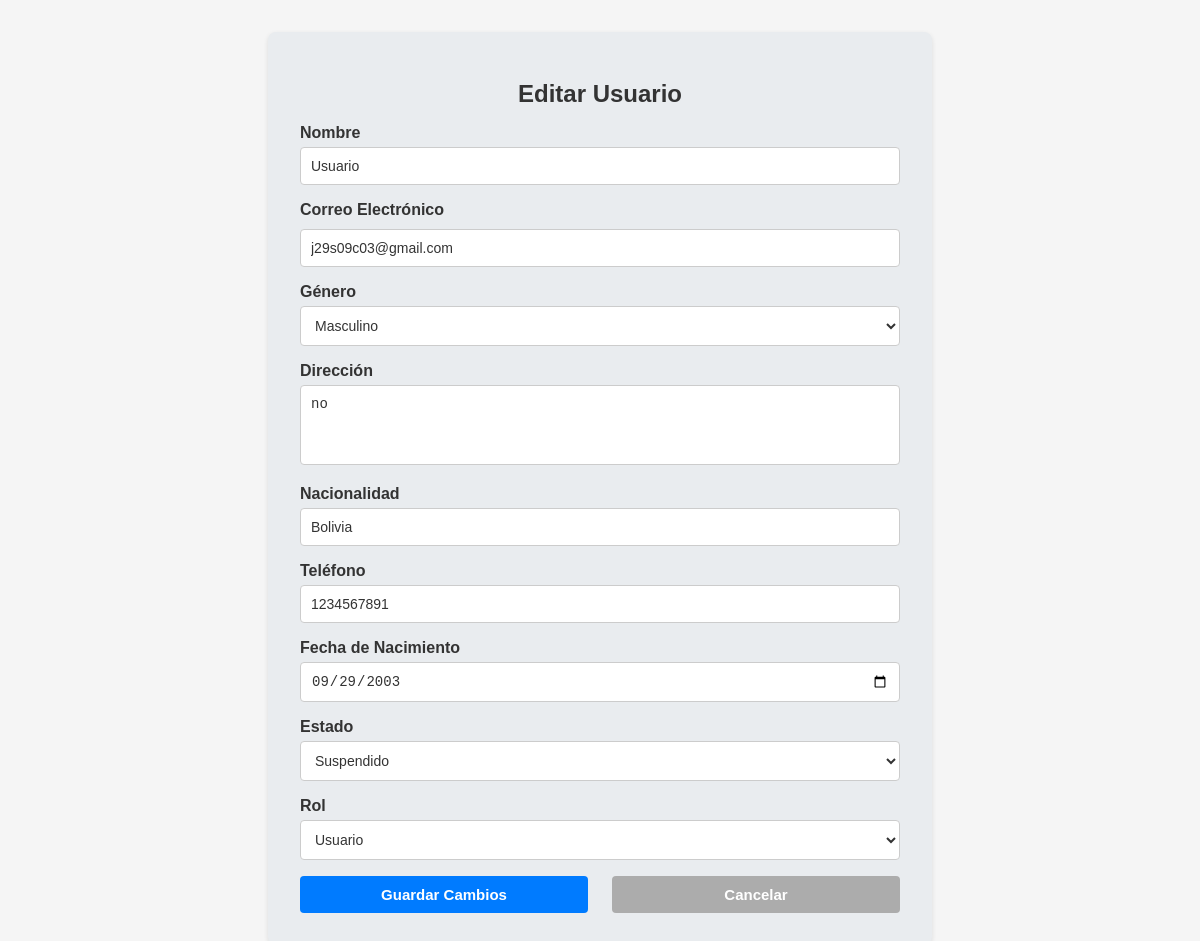
The page /editar_usuario.php?id=1 (signed in) on the database its author committed.
### tables this page shows
CREATE TABLE `usuario` (
  `id_usuario` int(11) NOT NULL,
  `nombre` varchar(100) NOT NULL,
  `email` varchar(100) NOT NULL,
  `password` varchar(255) NOT NULL,
  `genero` enum('M','F','O') NOT NULL,
  `direccion` text DEFAULT NULL,
  `nacionalidad` varchar(100) DEFAULT NULL,
  `num_telefono` varchar(15) DEFAULT NULL,
  `fecha_nacimiento` date DEFAULT NULL,
  `perfil` varchar(255) NOT NULL,
  `estado` enum('activo','inactivo','suspendido') NOT NULL,
  `rol_id` int(11) DEFAULT NULL,
  `fecha_registro` timestamp NOT NULL DEFAULT current_timestamp()
);

### editar_usuario.php (the view, shortened to what this page needs)
<?php
require_once "conexion.php";
$usuario = [
    'id_usuario' => '',
    'nombre' => '',
    'email' => '',
    'genero' => '',
    'direccion' => '',
    'nacionalidad' => '',
    'num_telefono' => '',
    'fecha_nacimiento' => '',
    'rol_id' => '',
    'estado' => ''
];
if ($_SERVER['REQUEST_METHOD'] == 'GET' && isset($_GET['id'])) {
    $id = intval($_GET['id']);
    $query = "SELECT * FROM usuario WHERE id_usuario = ?";
    $stmt = $conexion->prepare($query);
    $stmt->bind_param("i", $id);
    $stmt->execute();
    $result = $stmt->get_result();
    if ($result->num_rows > 0) {
        $usuario = $result->fetch_assoc();
    } else {
        header('Location: manage_users.php');
        exit;
    }
}
?>
<!DOCTYPE html>
<html lang="es">
<head>
    <link rel="stylesheet" href="forms.css">
</head>
<body>
    <div class="highlight-section">
        <h1 class="card-title">Editar Usuario</h1>
        <form method="post" action="editar_usuario.php">
            <div class="form-group">
                <label for="nombre">Nombre</label>
                <input type="text" class="form-control" id="nombre" name="nombre" value="<?php echo htmlspecialchars($usuario['nombre']); ?>" required>
            </div>
            <div class="form-group">
                <label for="email">Correo Electrónico</label>
                <input type="email" class="form-control" id="email" name="email" value="<?php echo htmlspecialchars($usuario['email']); ?>" required>
            </div>
            <div class="form-group">
                <label for="genero">Género</label>
                <select class="form-control" id="genero" name="genero" required>
                    <option value="M" <?php echo ($usuario['genero'] === 'M') ? 'selected' : ''; ?>>Masculino</option>
                </select>
            </div>
            <div class="form-group">
                <label for="direccion">Dirección</label>
                <textarea class="form-control" id="direccion" name="direccion"><?php echo htmlspecialchars($usuario['direccion']); ?></textarea>
            </div>
            <div class="form-group">
                <label for="nacionalidad">Nacionalidad</label>
                <input type="text" class="form-control" id="nacionalidad" name="nacionalidad" value="<?php echo htmlspecialchars($usuario['nacionalidad']); ?>">
            </div>
            <div class="form-group">
                <label for="num_telefono">Teléfono</label>
                <input type="text" class="form-control" id="num_telefono" name="num_telefono" value="<?php echo htmlspecialchars($usuario['num_telefono']); ?>">
            </div>
            <div class="form-group">
                <label for="fecha_nacimiento">Fecha de Nacimiento</label>
                <input type="date" class="form-control" id="fecha_nacimiento" name="fecha_nacimiento" value="<?php echo htmlspecialchars($usuario['fecha_nacimiento']); ?>">
            </div>
            <div class="form-group">
                <label for="estado">Estado</label>
                <select class="form-control" id="estado" name="estado" required>
                    <option value="suspendido" <?php echo ($usuario['estado'] === 'suspendido') ? 'selected' : ''; ?>>Suspendido</option>
                </select>
            </div>
            <div class="form-group">
                <label for="rol_id">Rol</label>
                <select class="form-control" id="rol_id" name="rol_id" required>
                    <option value="2" <?php echo ($usuario['rol_id'] === 2) ? 'selected' : ''; ?>>Usuario</option>
                </select>
            </div>
            <div class="form-group-buttons">
                <button type="submit" class="btn btn-primary">Guardar Cambios</button>
                <button type="button" class="btn btn-secondary" onclick="window.location.href='manage_users.php';">Cancelar</button>
            </div>
        </form>
    </div>
</body>
</html>

### forms.css (style rules this page uses)
body { background-color: #f5f5f5; color: #333; font-family: Arial, sans-serif; margin: 0; padding: 0; }
.highlight-section { background-color: #e9ecef; padding: 2rem; border-radius: 0.5rem; margin: 2rem auto; box-shadow: 0 2px 5px rgba(0, 0, 0, 0.1); max-width: 600px; }
.card-title { font-size: 1.5rem; font-weight: bold; margin-bottom: 1rem; color: #333; text-align: center; }
.form-group { margin-bottom: 1rem; }
label { display: block; margin-bottom: 0.5rem; font-weight: bold; color: #333; }
input[type="text"], input[type="email"], input[type="date"], textarea, select { width: 100%; padding: 10px; border: 1px solid #ccc; border-radius: 4px; font-size: 14px; background-color: #fff; color: #333; box-sizing: border-box; }
textarea { resize: none; height: 80px; }
button { display: inline-block; padding: 10px; font-size: 15px; font-weight: bold; text-align: center; color: #fff; border: none; border-radius: 4px; cursor: pointer; transition: background-color 0.3s ease; width: 48%; box-sizing: border-box; }
.btn-primary { background-color: #007bff; }
.btn-secondary { background-color: #acacac; }
.form-group-buttons { display: flex; justify-content: space-between; margin-top: 1rem; }
input[type="password"], input[type="email"] { width: 100%; padding: 10px; border: 1px solid #ccc; border-radius: 4px; font-size: 14px; background-color: #fff; color: #333; box-sizing: border-box; margin-top: 5px; }
.form-group label { font-size: 16px; font-weight: bold; color: #333; margin-bottom: 5px; }

### rows shown on the page
usuario: nombre "Usuario", email "j29s09c03@gmail.com", genero "Masculino", direccion "no", nacionalidad "Bolivia", num_telefono "1234567891", fecha_nacimiento "09/29/2003", estado "Suspendido", rol_id "Usuario"
